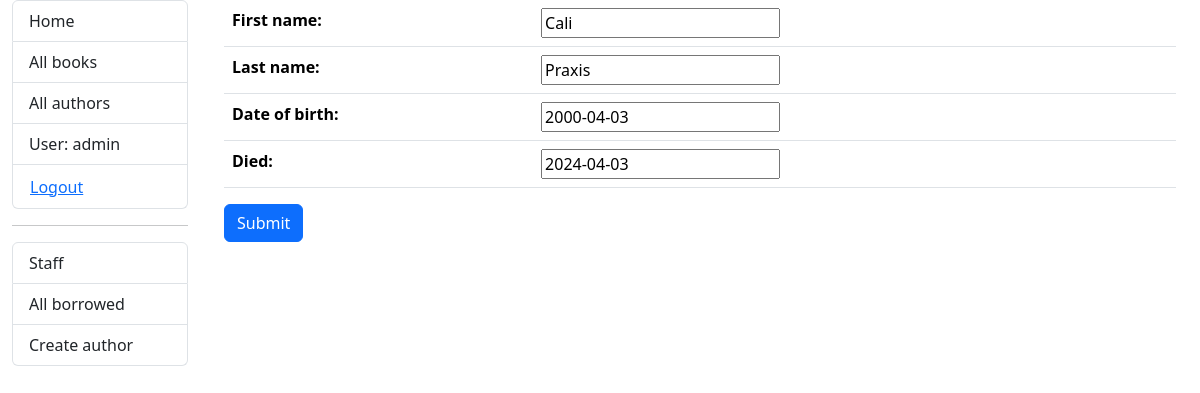
Screenshot of /catalog/author/1/update/ (signed in) with the database file from the repository.
### catalog/models.py (models this page shows, shortened)
class Author(models.Model):
    first_name = models.CharField(max_length=100)
    last_name = models.CharField(max_length=100)
    date_of_birth = models.DateField(null=True, blank=True)
    date_of_death = models.DateField('Died', null=True, blank=True)
    class Meta:
        ordering = ['last_name', 'first_name']

### catalog/views.py (the view)
# urls.py: path('author/<int:pk>/update/', views.AuthorUpdate.as_view(), name='author-update'),
class AuthorUpdate(PermissionRequiredMixin, UpdateView):
    model = Author
    fields = '__all__'
    permission_required = 'catalog.change_author'

### catalog/templates/catalog/author_form.html (shortened to what this page needs)
{% extends "base_generic.html" %}
{% block content %}
<div class="container">
    <form action="" method="post">
        <table class="table">
            {{ form.as_table }}
        </table>
        <input type="submit" class="btn btn-primary" value="Submit" />
    </form>
</div>
{% endblock %}

### catalog/templates/base_generic.html (shortened to what this page needs)
<!DOCTYPE html>
<html lang="en">
<head>
    <link
        href="https://cdn.jsdelivr.net/npm/bootstrap@5.3.3/dist/css/bootstrap.min.css"
        rel="stylesheet"
 />
    {% load static %}
    <link rel="stylesheet" href="{% static 'css/styles.css' %}" />
</head>
<body>
<div class="container-fluid">
    <div class="row">
        <div class="col-sm-2">
            {% block sidebar %}
            <ul class="list-group">
                <li class="list-group-item"><a href="{% url 'index' %}" class="nav-link">Home</a></li>
                <li class="list-group-item"><a href="{% url 'books' %}" class="nav-link">All books</a></li>
                <li class="list-group-item"><a href="" class="nav-link">All authors</a></li>
                {% if user.is_authenticated %}
                    <li class="list-group-item">User: {{ user.get_username }}</li>
                    <li class="list-group-item">
                        <form id="logout-form" method="post" action="{% url 'admin:logout' %}">
                            <button type="submit" class="btn btn-link">Logout</button>
                        </form>
                    </li>
                {% else %}
                    <li class="list-group-item"><a href="{% url 'login' %}?next={{ request.path }}" class="nav-link">Login</a></li>
                {% endif %}
            </ul>
            {% if user.is_staff %}
                <hr>
                <ul class="list-group">
                    <li class="list-group-item">Staff</li>
                    <li class="list-group-item"><a href="{% url 'all-borrowed' %}" class="nav-link">All borrowed</a></li>
                    {% if perms.catalog.add_author %}
                        <li class="list-group-item"><a href="{% url 'author-create' %}" class="nav-link">Create author</a></li>
                    {% endif %}
                </ul>
            {% endif %}
            {% endblock %}
        </div>
        <div class="col-sm-10">
            {% block content %}{% endblock %}
        </div>
    </div>
</div>
</body>
</html>

### catalog/static/css/styles.css (style rules this page uses)
#logout-form { display: inline; }
#logout-form button { padding: 0; margin: 0; }

### rows the page displays
Author: first_name "Cali", last_name "Praxis", date_of_birth "2000-04-03", date_of_death "2024-04-03"

### other values shown
{{ user.get_username }} "admin"
